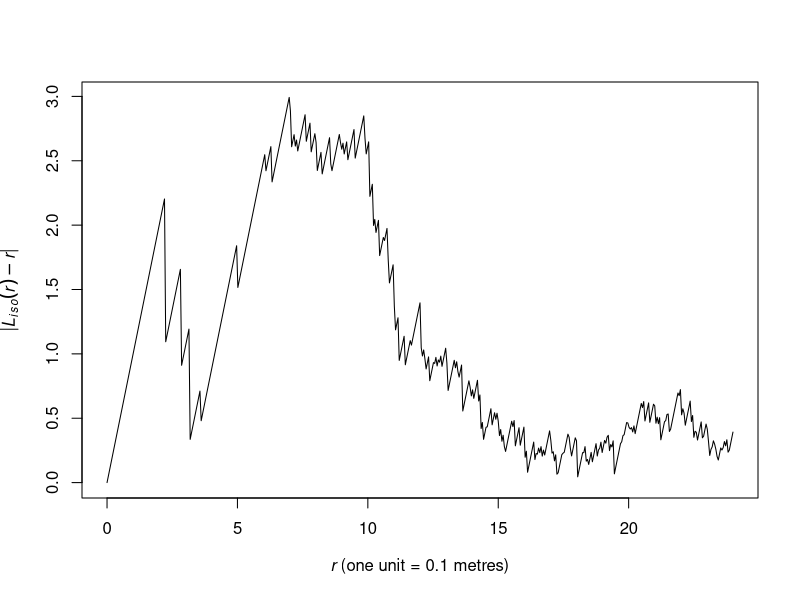
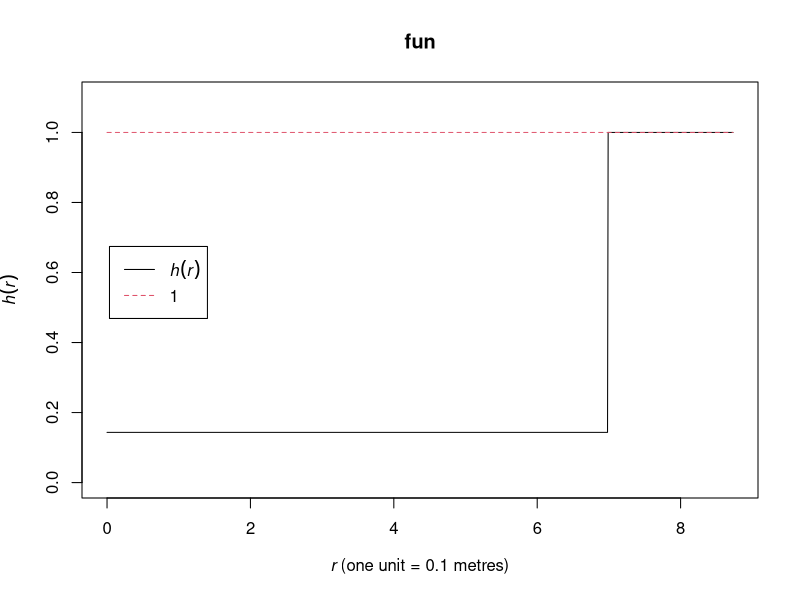
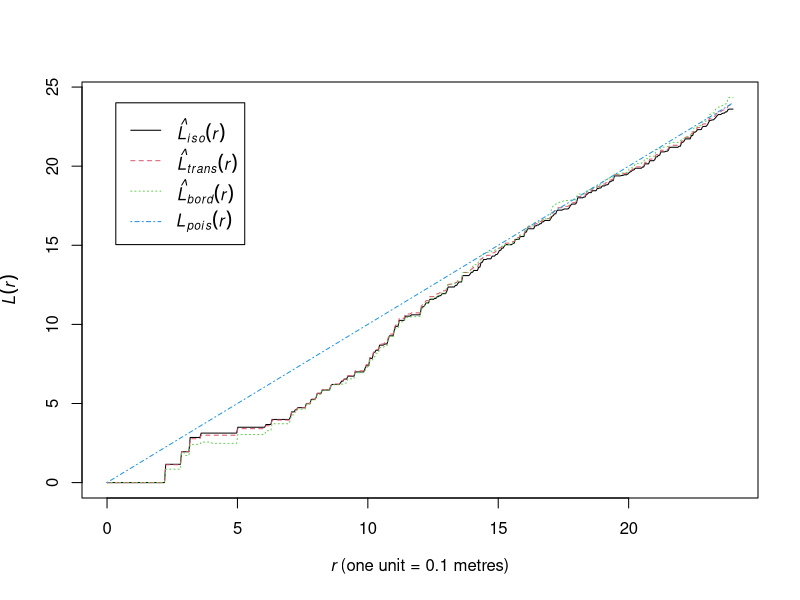
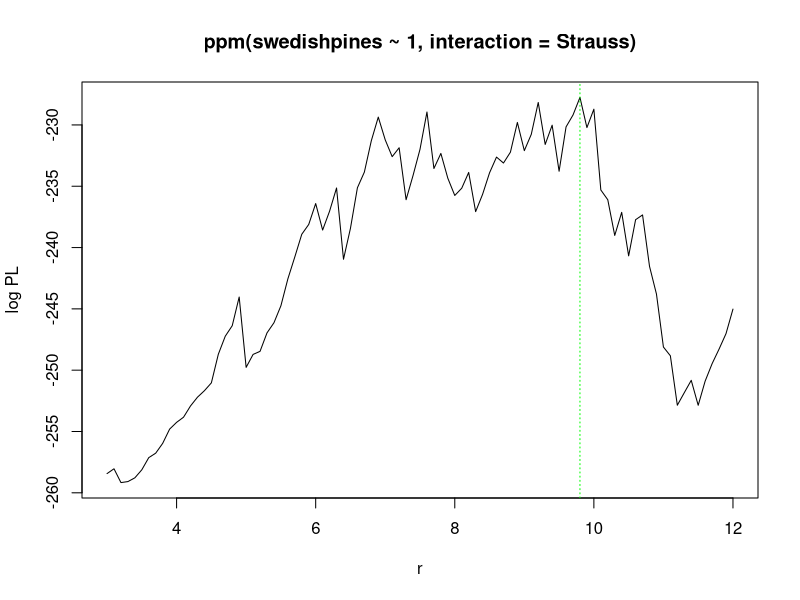
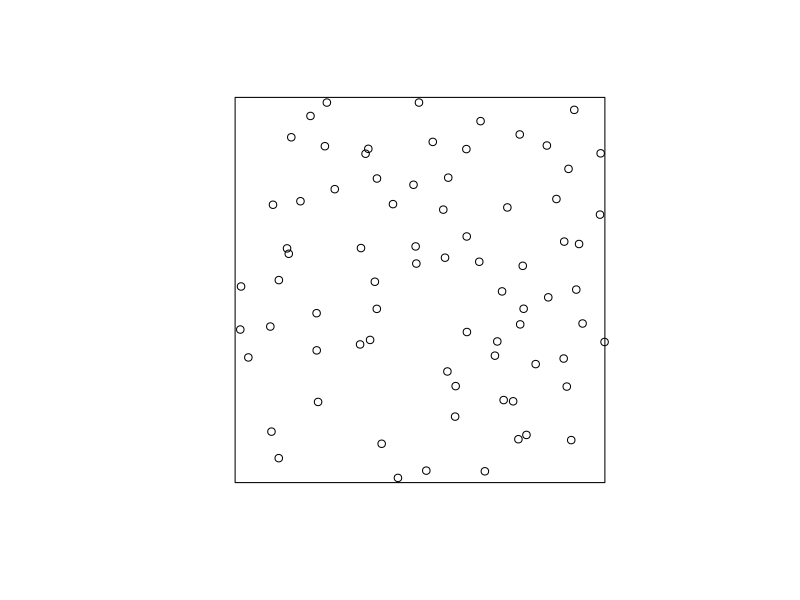
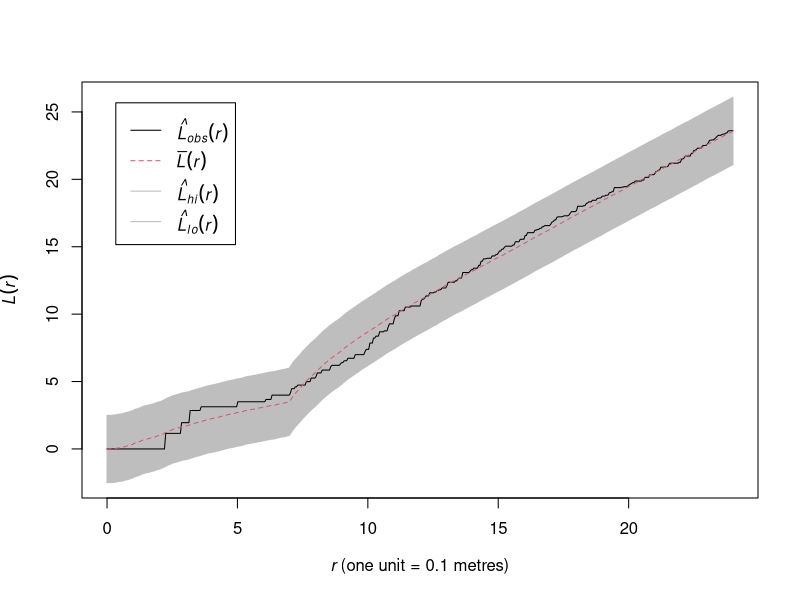
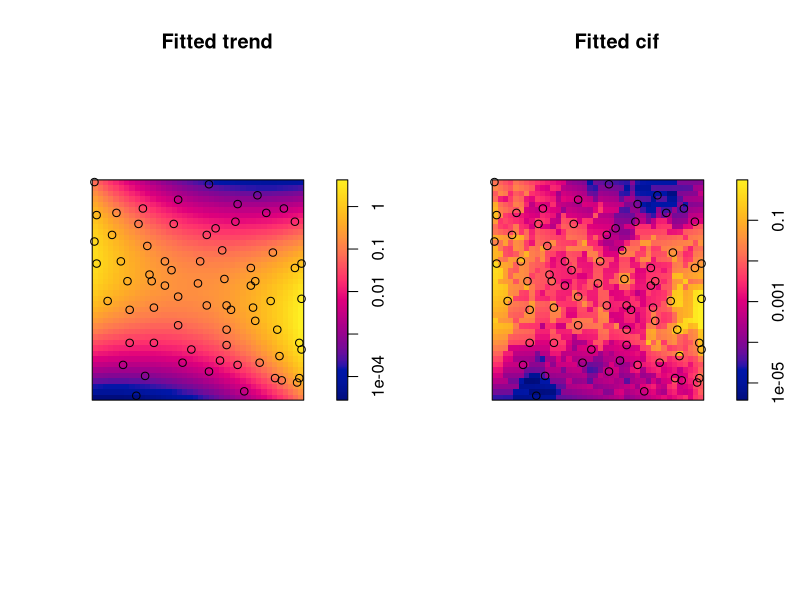

These figures' R source, in order: (Note: this script raises an error after producing the figures.)
## ---- chunk 1
# This option turns evaluation of R code off in this document. Remove it
# if you use it as a template for solving the lab exercise.
knitr::opts_chunk$set(eval = TRUE)
## ---- chunk 2
library(spatstat)
## ---- chunk 3
plot(Lest(swedishpines), abs(iso - r) ~ r, main = "")
## ---- chunk 4
discrep <- function(r) {
  return(abs(as.function(Lest(swedishpines))(r) - r))
}
res <- optimise(discrep, interval = c(0.1, 20), maximum = TRUE)
print(res)
R <- res$maximum
## ---- chunk 5
fit <- ppm(swedishpines ~ 1, Strauss(R))
print(fit)
## ---- chunk 6
plot(fitin(fit))
## ---- chunk 7
plot(Lest(swedishpines), main = "")
## ---- chunk 8
rvals <- seq(3, 12, by = 0.1)
## ---- chunk 9
D <- data.frame(r = rvals)
## ---- chunk 10
fitp <- profilepl(D, Strauss, swedishpines ~ 1)
## ---- chunk 11
print(fitp)
plot(fitp)
## ---- chunk 12
(Ropt <- reach(as.ppm(fitp)))
## ---- chunk 13
bestfit <- as.ppm(fitp)
## ---- chunk 14
s <- simulate(fit, drop = TRUE)
plot(s, main = "")
## ---- chunk 15
plot(envelope(fit, Lest, global = TRUE, nsim = 19, nsim2 = 100), main = "")
## ---- chunk 16
ppm(swedishpines ~ 1, Geyer(r = Ropt, sat = 1))
ppm(swedishpines ~ 1, Geyer(r = Ropt, sat = 2))
ppm(swedishpines ~ 1, Geyer(r = Ropt, sat = 3))
## ---- chunk 17
gfit <- ppm(swedishpines ~ polynom(x, y, 2), Geyer(r = Ropt, sat = 3))
## ---- chunk 18
par(mfrow=c(1,2))
plot(gfit, log = TRUE, pause = FALSE)
## ---- chunk 19
fit.mpl <- ppm(swedishpines ~ 1, Strauss(R), method = "mpl")
fit.ho  <- ppm(swedishpines ~ 1, Strauss(R), method = "ho")
print(fit.ho)
print(fit.mpl)
## ---- chunk 20
fitp2 <- profilepl(D, Strauss, swedishpines ~ polynom(x,y,2))
print(fitp)
print(fitp2)
## ---- chunk 21
fit2 <- as.ppm(fitp2)
plot(envelope(fit2, Linhom, global = TRUE, nsim = 19, nsim2 = 100), main = "")
